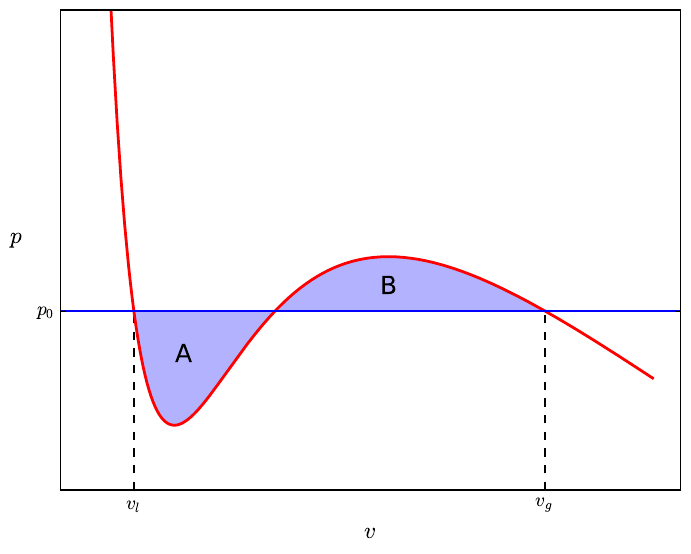

The script that saved this image:
import numpy as np
import matplotlib.pyplot as plt
from matplotlib.ticker import FixedLocator, FixedFormatter
import MaxwellConstruction as mx
import collections
import argparse


if __name__ == "__main__":



    # Argumentos de consola
    
    parser = argparse.ArgumentParser(description='Ejemplo de construccion de Maxwell con vdW')

    parser.add_argument('-png', help='Imagen en formato png', action='store_true')    

    args = parser.parse_args()    

    

    
    # Ecuacion de VdW

    vdw = mx.EOS('VanDerWaals')


    
    # Coexistencia en Tr = 0.95
    
    Vrmin,Vrmax,Vr,pr,pr0 = mx.coex_only_for_plot(vdw, 0.95, Vspace=(0.57,2,300))


    

    # Grafico de EOS y zonas sombreadas

    plt.style.use('../thesis_classic.mplstyle')

    fig = plt.figure()
    
    ax = fig.gca()


    ax.plot(Vr, pr, linewidth=2, color='r')
    
    ax.axhline(pr0)

    Vrslice = []

    prslice = []

    for i in range(len(Vr)):

        if (Vr[i]>=Vrmin) and (Vr[i]<=Vrmax):

            Vrslice.append(Vr[i])

            prslice.append(pr[i])
        
        
    ax.fill_between(Vrslice, pr0, prslice, interpolate=True, alpha=0.3)




    # Nombres de las regiones
    
    ax.text(0.79,0.78,'A',fontsize=18)

    ax.text(1.31,0.822,'B',fontsize=18)    



    
    
    # Volumenes de cada fase

    ax.vlines(x=Vrmin, ymin=0.7, ymax=pr0, linestyles='dashed', lw=1)

    ax.vlines(x=Vrmax, ymin=0.7, ymax=pr0, linestyles='dashed', lw=1)    



    # Ejes

    ax.set_xlabel(r'$v$')

    ax.set_ylabel(r'$p$', rotation='horizontal', labelpad=15)
    
    ax.set_ylim((0.7,1.0))


    

    # Ticks especificos

    x_formatter = FixedFormatter(['$v_l$', '$v_g$'])

    x_locator = FixedLocator([Vrmin,Vrmax])

    ax.xaxis.set_major_formatter(x_formatter)

    ax.xaxis.set_major_locator(x_locator)
    
    
    y_formatter = FixedFormatter([r'$p_0$'])

    y_locator = FixedLocator([pr0])

    ax.yaxis.set_major_formatter(y_formatter)

    ax.yaxis.set_major_locator(y_locator)
    
    


    # Export

    if args.png == True:

        fig.savefig( 'vdW_Maxwell.png', format='png', bbox_inches = 'tight', dpi=600 )

    else:
        
        fig.savefig( 'vdW_Maxwell.pdf', format='pdf', bbox_inches = 'tight', dpi=600 )
